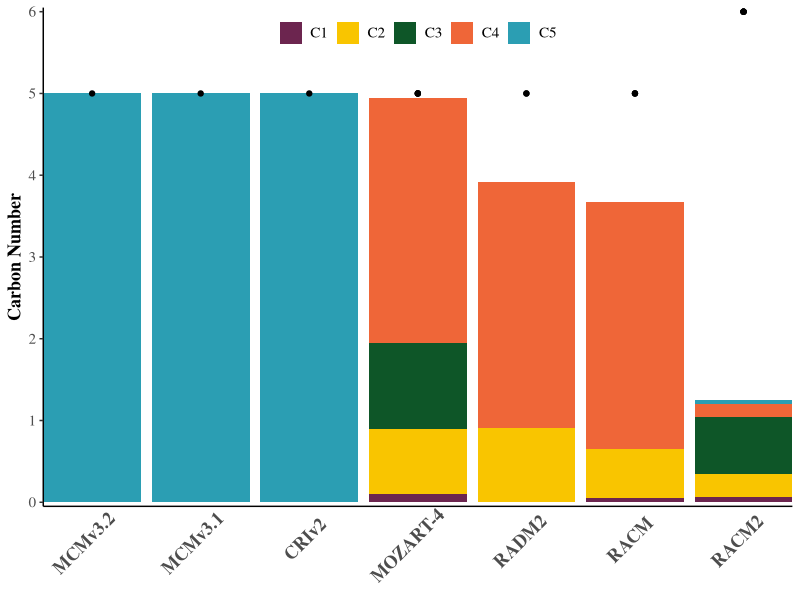

R code for this plot:
library(ggplot2)
library(Cairo)
library(ggthemes)

Mechanism = c("MCMv3.2", "MCMv3.1", "CRIv2", "MOZART-4", "MOZART-4", "MOZART-4", "MOZART-4", "RADM2", "RADM2", "RACM", "RACM", "RACM", "RACM2", "RACM2", "RACM2", "RACM2", "RACM2")
Product = c("C5", "C5", "C5", "C4", "C3", "C2", "C1", "C4", "C2", "C4", "C2", "C1", "C5", "C4", "C3", "C2", "C1")
Reactant = c(5, 5, 5, 5, 5, 5, 5, 5, 5, 5, 5, 5, 6, 6, 6, 6, 6)
Ratio = c(5, 5, 5, 3, 1.05, 0.8, 0.1, 3.003, 0.912, 3.023, 0.6024, 0.052, 0.039, 0.169, 0.692, 0.276, 0.069)
data = data.frame(Mechanism, Reactant, Product, Ratio)

data$Mechanism = factor(data$Mechanism, levels = c("MCMv3.2", "MCMv3.1", "CRIv2", "MOZART-4", "RADM2", "RACM", "RACM2"))
data$Product = factor(data$Product, levels = c("C5", "C4", "C3", "C2", "C1"))
my.colours = c("C5" = "#2b9eb3", "C4" = "#ef6638", "C3" = "#0e5628", "C2" = "#f9c500", "C1" = "#6c254f")

plot = ggplot(data, aes(x = Mechanism, y = Ratio, fill = Product))
plot = plot + geom_bar(stat = "identity")
plot = plot + geom_point(aes(y = Reactant), show_guide = FALSE)
plot = plot + scale_y_continuous(limits = c(0, 6), breaks = seq(0, 6, 1), expand = c(0, 0.05))
plot = plot + scale_x_discrete(expand = c(0, 0))
plot = plot + scale_fill_manual(values = my.colours, guide = guide_legend(direction = "horizontal"), limits = rev(levels(data$Product)))
plot = plot + ylab("Carbon Number")
plot = plot + theme_tufte()
plot = plot + theme(legend.title = element_blank())
plot = plot + theme(axis.title.x = element_blank())
plot = plot + theme(axis.ticks.x = element_blank())
plot = plot + theme(axis.line = element_line(colour = "black"))
plot = plot + theme(axis.title = element_text(size = 13, face = "bold"))
plot = plot + theme(axis.text.x = element_text(size = 13, face = "bold", angle = 45, hjust = 0.7, vjust = 0.8))
plot = plot + theme(legend.text = element_text(size = 11))
plot = plot + theme(axis.text.y = element_text(size = 11))
plot = plot + theme(legend.position = c(0.5, 0.95))

CairoPDF(file = "HC5P_NO_C_numbers.pdf")
print(plot)
dev.off()
